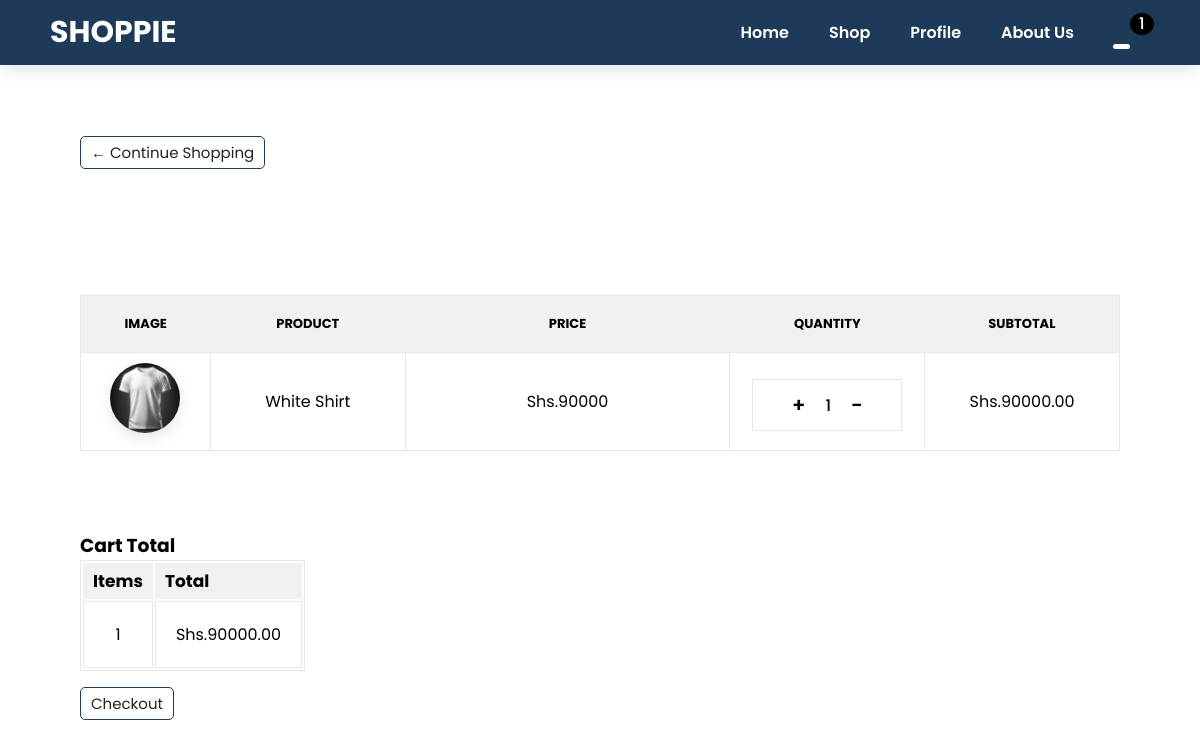
/cart/ (signed in), run on an earlier commit of the app's database.
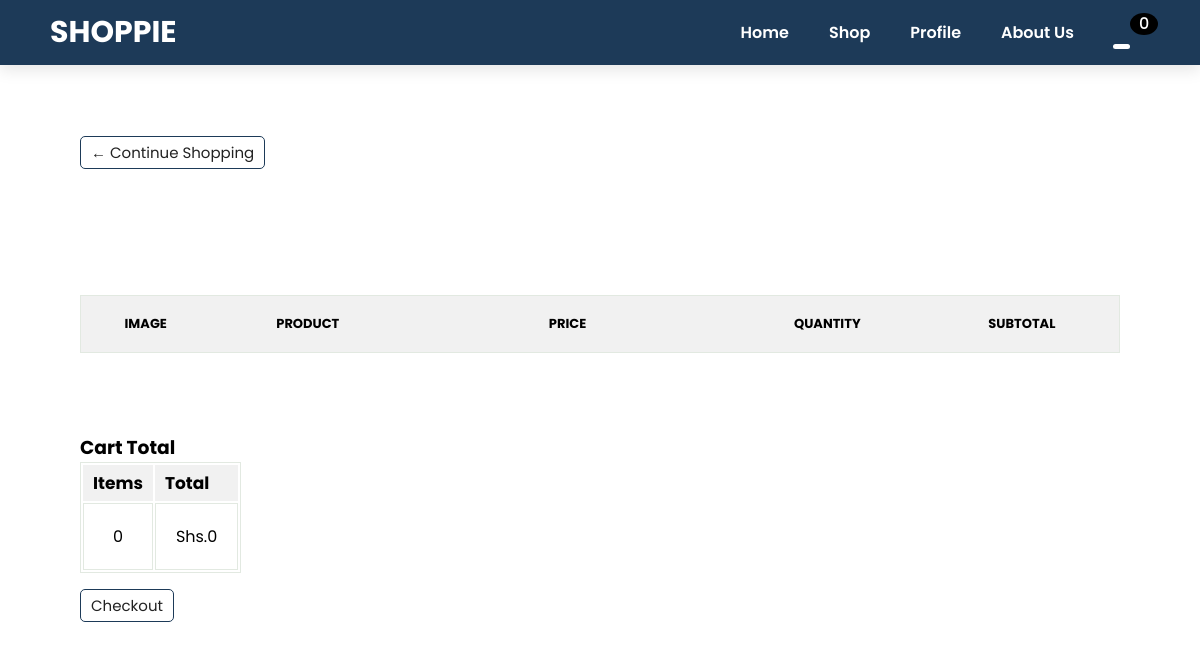
And on a later commit of the database.
### shop/models.py (models this page shows, shortened)
class OrderItem(models.Model):
    product = models.ForeignKey(
        Product, on_delete=models.SET_NULL, null=True, blank=True
    )
    order = models.ForeignKey(Order, on_delete=models.SET_NULL, null=True, blank=True)
    quantity = models.IntegerField(default=0)
    date_added = models.DateTimeField(auto_now_add=True)
    @property
    def get_total(self):
        total = self.product.price * self.quantity
        return total

class Product(models.Model):
    name = models.CharField(max_length=100)
    description = models.TextField(null=True, blank=True)
    owner = models.ForeignKey(Business, on_delete=models.CASCADE, null=True)
    price = models.DecimalField(max_digits=12, decimal_places=2)
    digital = models.BooleanField(default=False)
    image = models.ImageField(null=True, blank=True, max_length=500)
    category = models.ForeignKey(
        Category, on_delete=models.SET_NULL, null=True, blank=True
    )
    rating = models.DecimalField(default=0.0, decimal_places=1, max_digits=3)
    @property
    def imageurl(self):
        try:
            url = self.image.url
        except:
            url = ""
        return url

class Order(models.Model):
    customer = models.ForeignKey(
        User, on_delete=models.SET_NULL, null=True, blank=True
    )
    date_ordered = models.DateTimeField(auto_now_add=True)
    complete = models.BooleanField(default=False)
    transaction_id = models.CharField(max_length=100)
    @property
    def get_cart_total(self):
        orderitems = self.orderitem_set.all()
        total = sum([item.get_total for item in orderitems])
        return total
    @property
    def get_cart_items(self):
        orderitems = self.orderitem_set.all()
        total = sum([item.quantity for item in orderitems])
        return total

### shop/views.py (the view)
# urls.py: path('cart/', cart, name="cart"),
def cart(request):
    data = cartData(request)
    cartItems = data["cartItems"]
    order = data["order"]
    items = data["items"]
    context = {
        "title": "CART",
        "items": items,
        "order": order,
        "cartItems": cartItems,
        "shipping": False,
    }
    return render(request, "shop/cart.html", context)

### shop/utilities.py (called while the page is built)
def cartData(request):
    if request.user.is_authenticated:
        customer = request.user
        order = Order.objects.filter(customer=customer, complete=False).first()
        if order == None:
            order = Order.objects.create(customer=customer, complete=False)
        items = order.orderitem_set.all()
        cartItems = order.get_cart_items
    else:
        cookieData = cookieCart(request)
        cartItems = cookieData["cartItems"]
        order = cookieData["order"]
        items = cookieData["items"]
    return {"cartItems": cartItems, "items": items, "order": order}

### shop/templates/shop/cart.html
{% extends 'shop/main.html' %} {% load static %} {% block content %}
      <div class="section-p1 mar-100">
            <a class="btn btn-outline-dark" href="{% url 'shop' %}"
        >&#x2190; Continue Shopping</a>
        </div>
      <br>
      <br>
      <section id="cart" class="section-p1">
        <table width="100%">
            <thead>
                <tr>
                    <td>IMAGE</td>
                    <td>PRODUCT</td>
                    <td>PRICE</td>
                    <td>QUANTITY</td>
                    <td>SUBTOTAL</td>
                </tr>
            </thead>
            <tbody>
                {% for item in items %}
                <tr>
                    <td><img class="product-img" src="{{ item.product.imageurl }}" alt=""></td>
                    <td>{{ item.product.name }}</td>
                    <td>Shs.{{ item.product.price|floatformat:0 }}</td>
                    <td class="qnty">
                            <span
                              class="chg-quantity update-cart"
                              data-action="add"
                              data-product="{{ item.product.id }}"
                            >+</span>
                            <span>{{ item.quantity }}</span>
                            <span
                              class="chg-quantity update-cart"
                              data-action="remove"
                              data-product="{{ item.product.id }}"
                            >-</span>
                    </td>
                    <td>Shs.{{ item.get_total }}</td>
                </tr>
                {% endfor %}
            </tbody>
        </table>
      </section>
      <section class="section-p1" id="cart-details">
          <h3>Cart Total</h3>
        <table id="subtotal">
            <thead>
                <tr>
                <td>Items</td>
                <td>Total</td>
                </tr>
            </thead>
            <tbody>
                <tr>
                    <td>{{ order.get_cart_items }}</td>
                    <td>Shs.{{ order.get_cart_total }}</td>
                </tr>
            </tbody>
        </table>
        <a class="btn btn-success"
        href="{% url 'checkout' %}"
        >Checkout</a>
      </section>
{% endblock content %}

What changed in the data, as far as the page shows it:
no longer on this page (row edited): OrderItem: product.imageurl (picture), product.name "White Shirt", product.price "90000", quantity "1", get_total "90000.00"
computed for Order: get_cart_items "1" → "0"; get_cart_total "90000.00" → "0"
Also different on the page:
{{ cartItems }}: "1" → "0"
